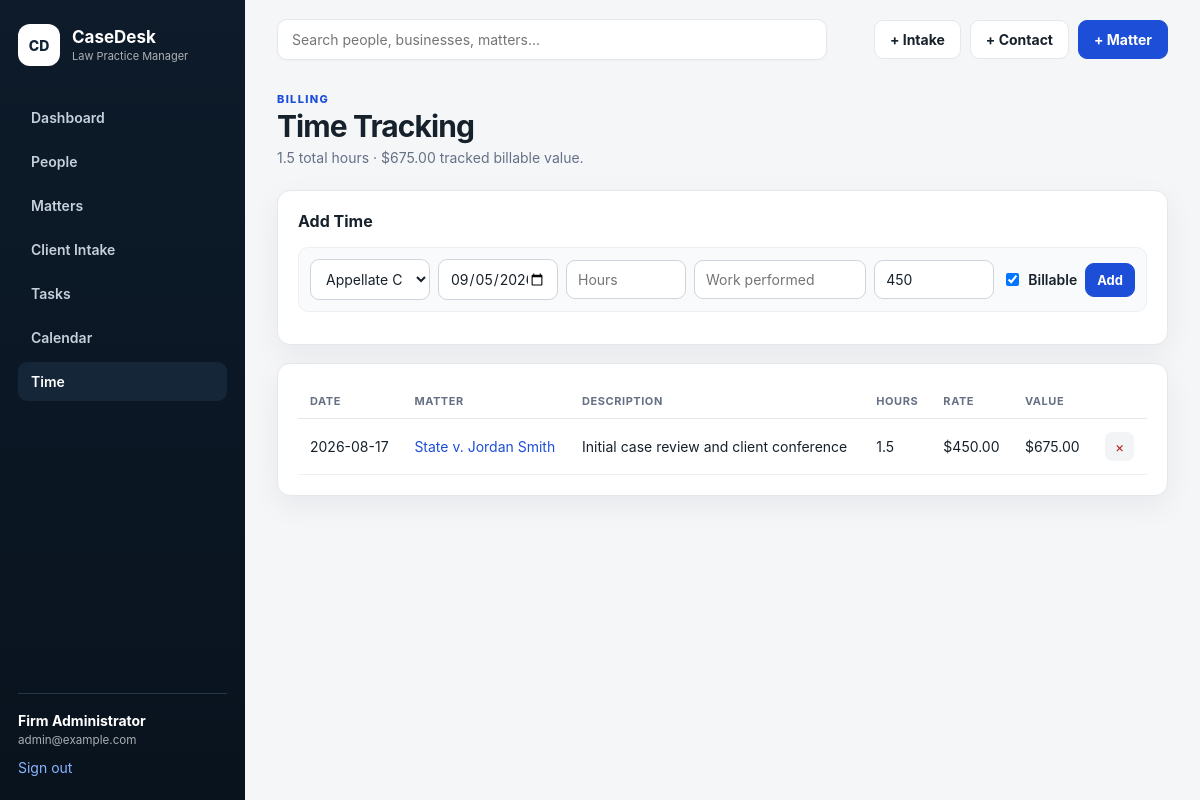
/time (signed in), run on the app's committed database.
### tables this page shows
CREATE TABLE users (
    id INTEGER PRIMARY KEY AUTOINCREMENT,
    name TEXT NOT NULL,
    email TEXT NOT NULL UNIQUE,
    password_hash TEXT NOT NULL,
    created_at TEXT NOT NULL DEFAULT CURRENT_TIMESTAMP
);

CREATE TABLE time_entries (
    id INTEGER PRIMARY KEY AUTOINCREMENT,
    matter_id INTEGER NOT NULL,
    work_date TEXT NOT NULL,
    hours REAL NOT NULL CHECK(hours > 0),
    description TEXT NOT NULL,
    billable INTEGER NOT NULL DEFAULT 1 CHECK(billable IN (0,1)),
    rate REAL NOT NULL DEFAULT 0 CHECK(rate >= 0),
    created_at TEXT NOT NULL DEFAULT CURRENT_TIMESTAMP,
    FOREIGN KEY(matter_id) REFERENCES matters(id) ON DELETE CASCADE
);

CREATE TABLE matters (
    id INTEGER PRIMARY KEY AUTOINCREMENT,
    client_id INTEGER NOT NULL,
    case_number TEXT,
    title TEXT NOT NULL,
    matter_type TEXT,
    court TEXT,
    judge TEXT,
    opposing_counsel TEXT,
    status TEXT NOT NULL DEFAULT 'Active'
        CHECK(status IN ('Active','Pending','Closed','Archived')),
    opened_date TEXT,
    next_hearing TEXT,
    description TEXT,
    created_at TEXT NOT NULL DEFAULT CURRENT_TIMESTAMP,
    updated_at TEXT NOT NULL DEFAULT CURRENT_TIMESTAMP,
    FOREIGN KEY(client_id) REFERENCES clients(id) ON DELETE RESTRICT
);

### app.py (the view)
@app.get("/time")
@login_required
def time_entries():
    db = get_db()
    rows = db.execute(
        """SELECT te.*, m.title AS matter_title
           FROM time_entries te JOIN matters m ON m.id=te.matter_id
           ORDER BY te.work_date DESC, te.id DESC"""
    ).fetchall()
    matter_rows = db.execute(
        "SELECT id, title FROM matters WHERE status='Active' ORDER BY title"
    ).fetchall()
    total = db.execute(
        """SELECT COALESCE(SUM(hours),0) AS hours,
                  COALESCE(SUM(CASE WHEN billable=1 THEN hours*rate ELSE 0 END),0) AS fees
           FROM time_entries"""
    ).fetchone()
    return render_template("time.html", entries=rows, matters=matter_rows, total=total)

### app.py (called while the page is built)
def get_db():
    if "db" not in g:
        g.db = sqlite3.connect(app.config["DATABASE"])
        g.db.row_factory = sqlite3.Row
        g.db.execute("PRAGMA foreign_keys = ON")
    return g.db

def csrf_token():
    token = session.get("_csrf_token")
    if not token:
        token = secrets.token_urlsafe(32)
        session["_csrf_token"] = token
    return token

def csrf_field():
    return f'<input type="hidden" name="_csrf_token" value="{csrf_token()}">'

@app.context_processor
def inject_helpers():
    return {
        "csrf_field": csrf_field,
        "today": date.today().isoformat(),
    }

@app.before_request
def csrf_protect():
    if request.method == "POST":
        expected = session.get("_csrf_token")
        supplied = request.form.get("_csrf_token")
        if not expected or not supplied or not secrets.compare_digest(expected, supplied):
            abort(400, description="Invalid CSRF token.")

def login_required(view):
    @wraps(view)
    def wrapped_view(**kwargs):
        if "user_id" not in session:
            return redirect(url_for("login", next=request.path))
        return view(**kwargs)
    return wrapped_view

@app.before_request
def load_logged_in_user():
    g.user = None
    if "user_id" in session:
        g.user = get_db().execute(
            "SELECT id, name, email FROM users WHERE id = ?",
            (session["user_id"],)
        ).fetchone()

### templates/time.html (shortened to what this page needs)
{% extends "base.html" %}
{% block content %}
<div class="page-head"><div><p class="eyebrow">BILLING</p><h1>Time Tracking</h1><p class="muted">{{ "%.1f"|format(total.hours) }} total hours · ${{ "%.2f"|format(total.fees) }} tracked billable value.</p></div></div>
<section class="card"><h2>Add Time</h2><form method="post" action="{{ url_for('time_new') }}" class="quick-form time-form">{{ csrf_field()|safe }}<select name="matter_id" required>{% for m in matters %}<option value="{{ m.id }}">{{ m.title }}</option>{% endfor %}</select><input type="date" name="work_date" value="{{ today }}" required><input type="number" step="0.1" min="0.1" name="hours" placeholder="Hours" required><input name="description" placeholder="Work performed" required><input type="number" step="0.01" min="0" name="rate" value="450"><label class="checkbox"><input type="checkbox" name="billable" checked> Billable</label><button class="button small">Add</button></form></section>
<section class="card"><div class="table-wrap"><table><thead><tr><th>Date</th><th>Matter</th><th>Description</th><th>Hours</th><th>Rate</th><th>Value</th><th></th></tr></thead><tbody>{% for e in entries %}<tr><td>{{ e.work_date }}</td><td><a href="{{ url_for('matter_detail', matter_id=e.matter_id) }}">{{ e.matter_title }}</a></td><td>{{ e.description }}</td><td>{{ "%.1f"|format(e.hours) }}</td><td>{{ '$%.2f'|format(e.rate) if e.billable else 'Nonbillable' }}</td><td>{{ '$%.2f'|format(e.hours*e.rate) if e.billable else '—' }}</td><td><form method="post" action="{{ url_for('time_delete', entry_id=e.id) }}">{{ csrf_field()|safe }}<button class="icon-button danger-text">×</button></form></td></tr>{% else %}<tr><td colspan="7" class="empty">No time entries.</td></tr>{% endfor %}</tbody></table></div></section>
{% endblock %}

### templates/base.html (shortened to what this page needs)
<!doctype html>
<html lang="en">
<head>
  <link rel="stylesheet" href="{{ url_for('static', filename='styles.css') }}">
</head>
<body>
{% if g.user %}
<div class="app-shell">
  <aside class="sidebar">
    <a class="brand" href="{{ url_for('dashboard') }}">
      <span class="brand-mark">CD</span>
      <span><strong>CaseDesk</strong><small>Law Practice Manager</small></span>
    </a>
    <nav>
      <a class="{{ 'active' if request.endpoint=='dashboard' else '' }}" href="{{ url_for('dashboard') }}">Dashboard</a>
      <a class="{{ 'active' if request.endpoint in ['people','person_new','person_detail','person_edit'] else '' }}" href="{{ url_for('people') }}">People</a>
      <a class="{{ 'active' if request.endpoint in ['matters','matter_new','matter_detail','matter_edit'] else '' }}" href="{{ url_for('matters') }}">Matters</a>
      <a class="{{ 'active' if request.endpoint in ['intakes','intake_choose','intake_new','intake_edit','intake_detail'] else '' }}" href="{{ url_for('intakes') }}">Client Intake</a>
      <a class="{{ 'active' if request.endpoint=='tasks' else '' }}" href="{{ url_for('tasks') }}">Tasks</a>
      <a class="{{ 'active' if request.endpoint=='calendar' else '' }}" href="{{ url_for('calendar') }}">Calendar</a>
      <a class="{{ 'active' if request.endpoint=='time_entries' else '' }}" href="{{ url_for('time_entries') }}">Time</a>
    </nav>
    <div class="sidebar-user">
      <div><strong>{{ g.user['name'] }}</strong><small>{{ g.user['email'] }}</small></div>
      <form method="post" action="{{ url_for('logout') }}">
        <button class="link-button" type="submit">Sign out</button>
      </form>
    </div>
  </aside>
  <main class="content">
    <header class="topbar">
      <form class="search" method="get" action="{{ url_for('global_search') }}">
        <input name="q" placeholder="Search people, businesses, matters..." value="{{ request.args.get('q','') if request.endpoint=='global_search' else '' }}">
      </form>
      <div class="top-actions">
        <a class="button ghost" href="{{ url_for('intake_choose') }}">+ Intake</a>
        <a class="button ghost" href="{{ url_for('person_new') }}">+ Contact</a>
        <a class="button" href="{{ url_for('matter_new') }}">+ Matter</a>
      </div>
    </header>
    {% block content %}{% endblock %}
  </main>
</div>
{% else %}
  {% block auth_content %}{% endblock %}
{% endif %}
</body>
</html>

### static/styles.css (style rules this page uses)
:root { --bg:#f4f6f8;--panel:#fff;--ink:#17212b;--muted:#667085;--line:#e4e7ec; --nav:#0d1b2a;--nav2:#142638;--accent:#1d4ed8;--accent2:#eaf0ff; --danger:#b42318;--success:#027a48;--warning:#b54708; --shadow:0 10px 30px rgba(16,24,40,.06) }
* { box-sizing:border-box }
html,body { margin:0;background:var(--bg);color:var(--ink);font-family:Inter,ui-sans-serif,-apple-system,BlinkMacSystemFont,"Segoe UI",sans-serif;font-size:14px }
a { color:var(--accent);text-decoration:none }
button,input,select,textarea { font:inherit }
.app-shell { min-height:100vh;display:grid;grid-template-columns:245px 1fr }
.sidebar { position:sticky;top:0;height:100vh;background:linear-gradient(180deg,var(--nav),#09131e);color:#fff;padding:24px 18px;display:flex;flex-direction:column }
.brand { display:flex;align-items:center;gap:12px;color:inherit }
.brand-mark { display:grid;place-items:center;width:42px;height:42px;border-radius:12px;background:#fff;color:#112235;font-weight:800 }
.brand span:last-child { display:flex;flex-direction:column }
.brand strong { font-size:17px }
.brand small { font-size:11px;opacity:.65;margin-top:2px }
.sidebar nav { display:grid;gap:5px;margin-top:32px }
.sidebar nav a { color:#c7d1dc;padding:11px 13px;border-radius:9px;font-weight:600 }
.sidebar nav a:hover,.sidebar nav a.active { background:var(--nav2);color:#fff }
.sidebar-user { margin-top:auto;border-top:1px solid #243748;padding-top:18px;display:grid;gap:12px }
.sidebar-user div { display:flex;flex-direction:column }
.sidebar-user small { opacity:.65;margin-top:4px }
.link-button { border:0;background:none;padding:0;color:#8bb4ff;cursor:pointer;text-align:left }
.content { min-width:0;padding:0 32px 45px }
.topbar { height:78px;display:flex;align-items:center;justify-content:space-between;gap:20px }
.search { width:min(550px,55vw) }
.search input { width:100%;background:#fff;border:1px solid var(--line);border-radius:10px;padding:11px 14px;box-shadow:0 1px 2px rgba(16,24,40,.03) }
.top-actions { display:flex;gap:9px;align-items:center }
.button { display:inline-flex;align-items:center;justify-content:center;border:1px solid var(--accent);background:var(--accent);color:#fff;border-radius:9px;padding:10px 15px;font-weight:700;cursor:pointer }
.button.ghost { background:#fff;color:var(--ink);border-color:var(--line) }
.button.small { padding:8px 11px;font-size:13px }
.page-head { display:flex;justify-content:space-between;gap:20px;align-items:flex-start;margin:14px 0 24px }
.page-head h1 { margin:2px 0 5px;font-size:30px;letter-spacing:-.03em }
.page-head p { margin:0 }
.eyebrow { font-size:11px!important;font-weight:800;letter-spacing:.12em;color:var(--accent) }
.muted { color:var(--muted) }
.card { background:var(--panel);border:1px solid var(--line);border-radius:13px;padding:20px;box-shadow:var(--shadow);margin-bottom:18px;min-width:0 }
.card h2 { font-size:16px;margin:0 0 16px }
.table-wrap { overflow:auto }
table { border-collapse:collapse;width:100%;min-width:650px }
th { text-align:left;color:#667085;font-size:11px;text-transform:uppercase;letter-spacing:.05em;padding:10px 12px;border-bottom:1px solid var(--line) }
td { padding:13px 12px;border-bottom:1px solid #eef0f2;vertical-align:middle }
input,select,textarea { border:1px solid #d0d5dd;background:#fff;border-radius:9px;padding:10px 11px;color:var(--ink);outline:none }
.quick-form { display:flex;flex-wrap:wrap;gap:8px;align-items:center;padding:11px;background:#f8fafc;border:1px solid #edf0f2;border-radius:10px;margin-bottom:12px }
.quick-form input,.quick-form select { min-width:120px;flex:1 }
.quick-form.time-form input[name=description] { flex:2 }
.checkbox { display:flex!important;align-items:center!important;gap:6px!important;font-weight:600!important;white-space:nowrap }
.checkbox input { min-width:auto!important }
.icon-button { border:0;background:#f3f4f6;border-radius:7px;width:29px;height:29px;cursor:pointer;color:#344054 }
.danger-text { color:var(--danger)!important }

### data on the page
users: user.name "Firm Administrator", user.email "admin@example.com"
time_entries: work_date "2026-08-17", matter_title "State v. Jordan Smith", description "Initial case review and client conference", hours "1.5", billable+rate "$450.00", billable+hours+rate "$675.00"

### other printed values
{{ "%.1f"|format(total.hours) }} "1.5"
{{ "%.2f"|format(total.fees) }} "675.00"
form field matter_id "Appellate Case"
